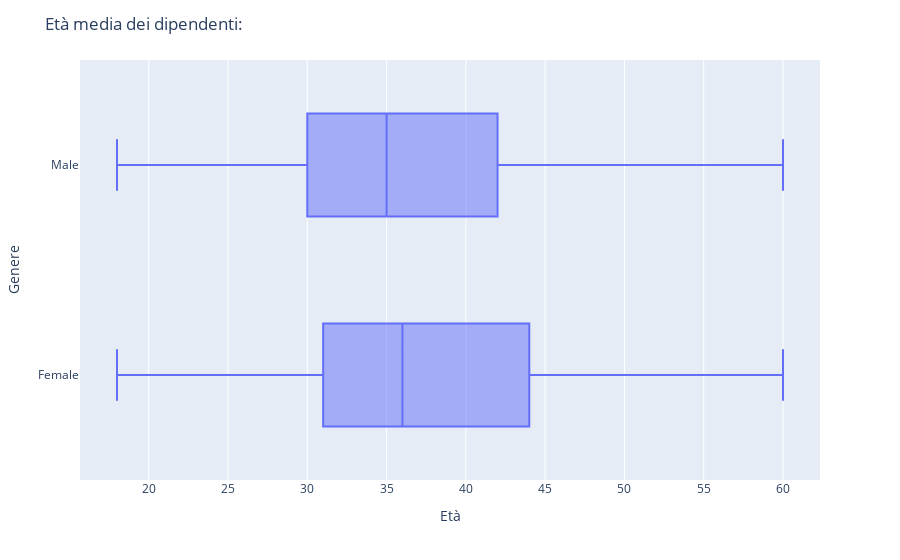

The cell this chart's notebook holds for it:
### Markdown cell above
## Analisi sull'età

### Code cell
#Si analizza l'età per ogni sesso
#Si può dire che le donne hanno una media di 36 anni, mentre gli uomini 35

fig0= px.box(df, orientation="h", y="Gender", x="Age")
fig0.layout["xaxis"]["title"] = "Età"
fig0.layout["yaxis"]["title"] = "Genere"
fig0.layout["title"] = "Età media dei dipendenti:"
fig0.show()

### Figure 1 — Plotly figure (JSON) as saved in the notebook; plotly's stock layout.template omitted (floating-point values rounded to 4 significant figures; data arrays with more than 128 entries replaced by an {"elided": "..."} marker saying what was removed)
{"data": [{"alignmentgroup": "True", "hovertemplate": "Age=%{x}<br>Gender=%{y}<extra></extra>", "legendgroup": "", "marker": {"color": "#636efa"}, "name": "", "notched": false, "offsetgroup": "", "orientation": "h", "showlegend": false, "type": "box", "x": {"elided": "1470 int values"}, "x0": " ", "xaxis": "x", "y": {"elided": "1470 str values"}, "y0": " ", "yaxis": "y"}], "layout": {"autosize": true, "boxmode": "group", "legend": {"tracegroupgap": 0}, "margin": {"t": 60}, "title": {"text": "Età media dei dipendenti:"}, "xaxis": {"anchor": "y", "autorange": true, "domain": [0, 1], "range": [15.67, 62.33], "title": {"text": "Età"}, "type": "linear"}, "yaxis": {"anchor": "x", "autorange": true, "domain": [0, 1], "range": [-0.5, 1.5], "title": {"text": "Genere"}, "type": "category"}}}
